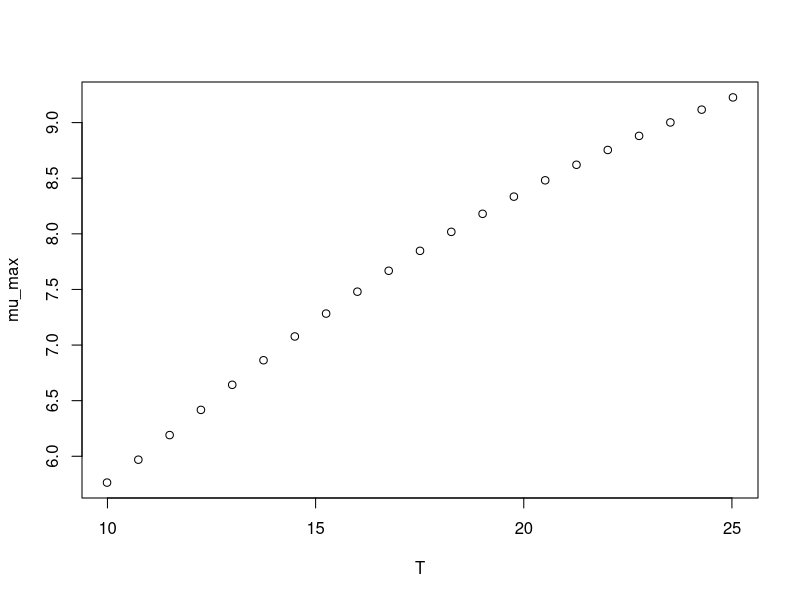

R code for this plot:
#############################
# start of Parameter script
#############################
T <- seq(9.99000999000999,25.025,length.out=21)
#############################
# end of Parameter script
#############################
############################# 
# start of Model script Gropin ID 1262 
#############################
 
# constant coefficients for this model
 
variables <- data.frame(T)
argumentsPar <- expand.grid(variables)
 
# heart of the model
response_surface <- function(T) {
   mumax <-13.65-131.9/T+530.6/T^2

return(mumax=mumax)
} 

# output parameters
mumax <- cbind(argumentsPar,response_surface(argumentsPar['T']))
colnames(mumax) <- c(colnames(argumentsPar),'mumax')
#############################
# End of Model script
#############################
############################# 
# start of Visualisation script Gropin ID 1262 
#############################
plot(T,mumax$mumax,
                          xlab='T',
                          ylab='mu_max')
#############################
# End of Visualisation script
#############################
